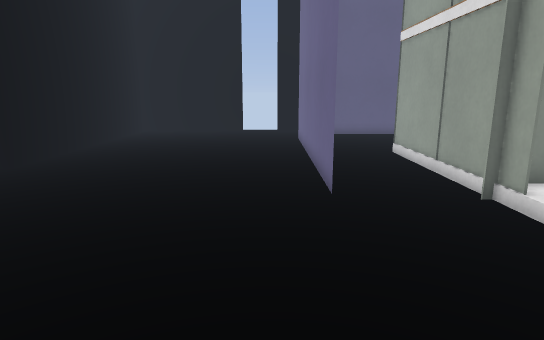
View 1 (above)

22 first-person views from a walk through a level from a Godot 3-D game. The camera is 1.2 m above the floor, tilts 12° down and sees 75° across. Doors that lead somewhere are drawn open, without their leaves. The floor is counted in squares, 0.5 m on a side. Each view is taken from the middle of a square. On the plan, view 1 faces up. The plan holds only what a view shows up to about 20 squares ahead; the rest is blank. The place goes on beyond the plan. Some surface patterns are stand-ins.

View 2
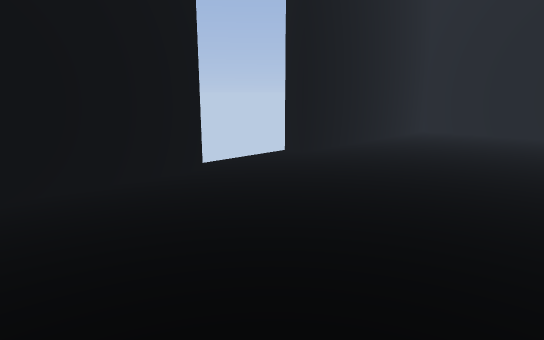

View 3
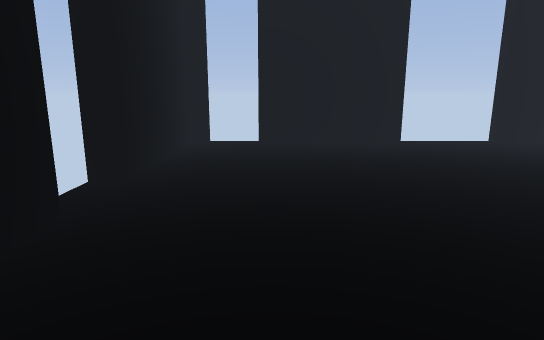

View 4
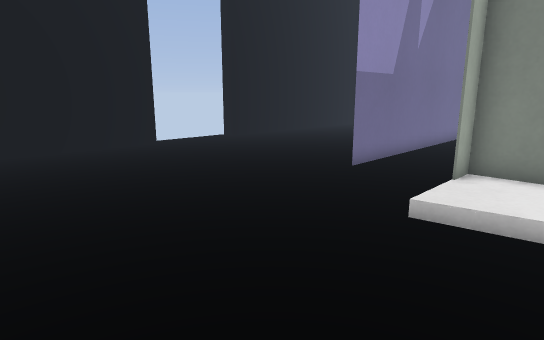

View 5
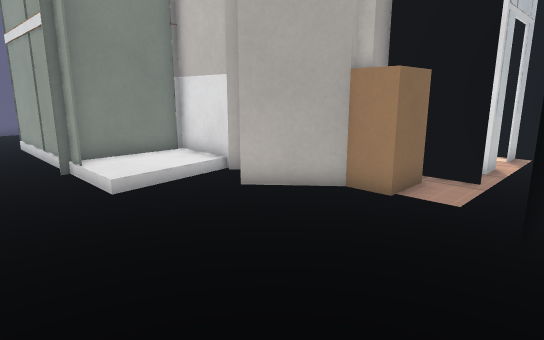

View 6
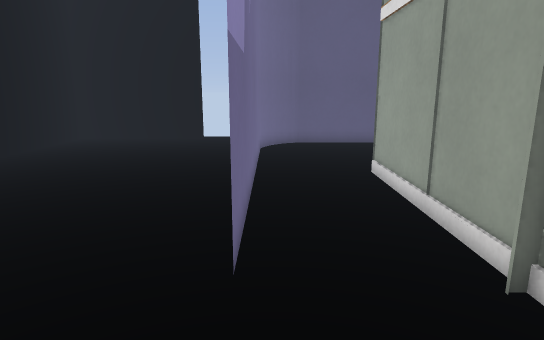

View 7
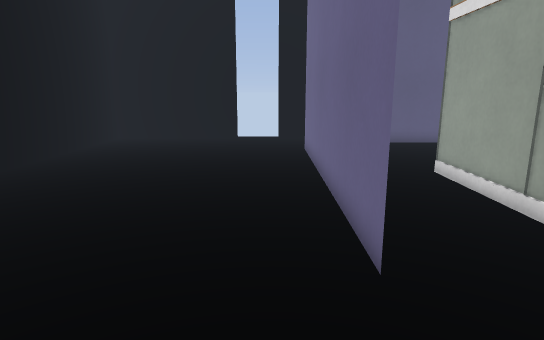

View 8
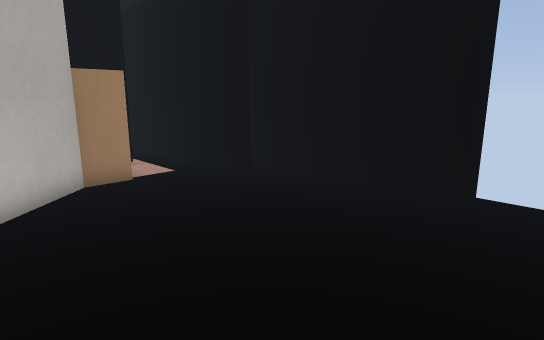

View 9
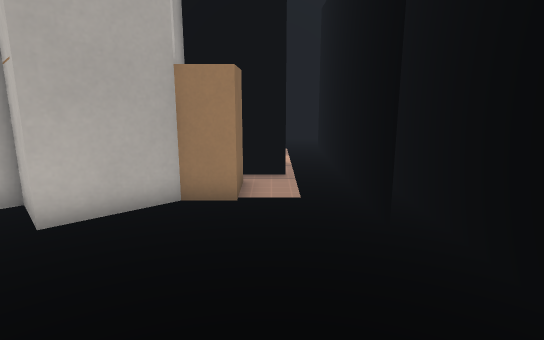

View 10
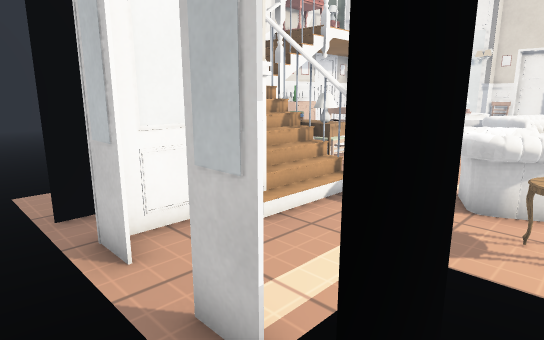

View 11
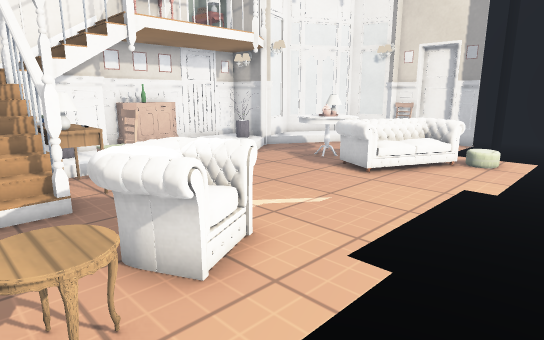

View 12
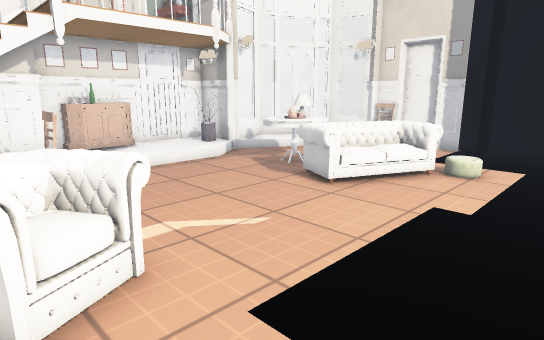

View 13
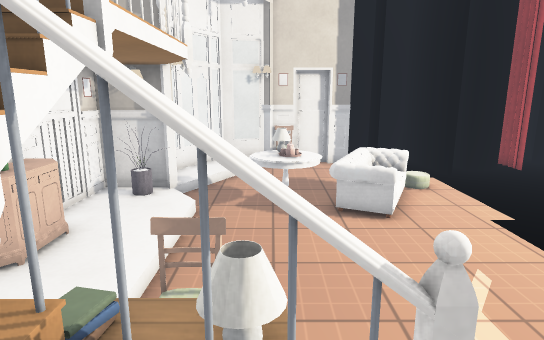

View 14
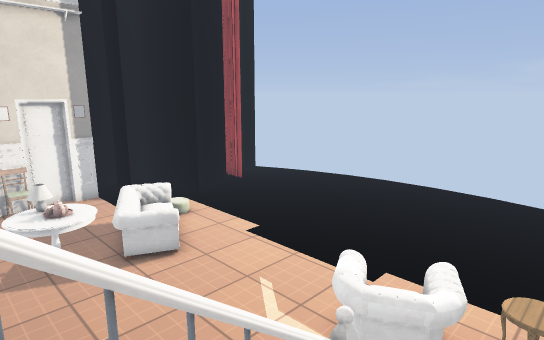

View 15
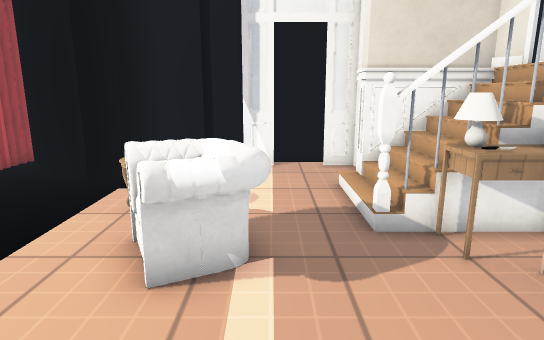

View 16
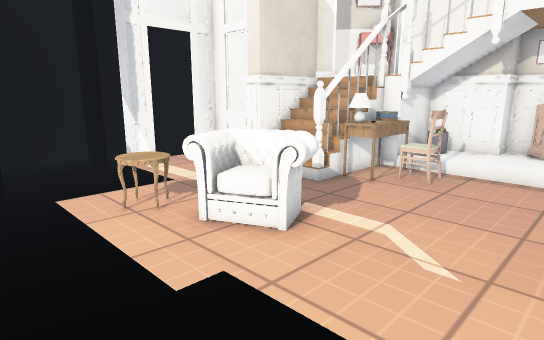

View 17
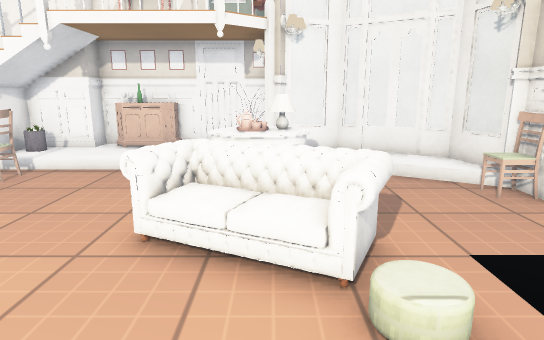

View 18
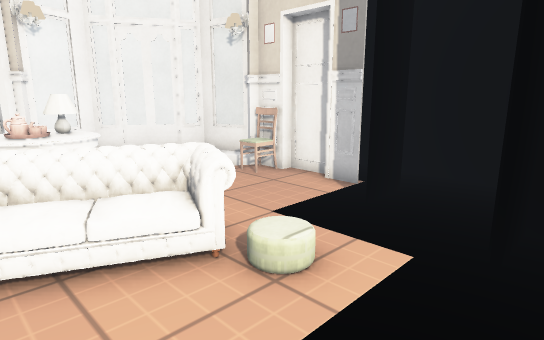

View 19
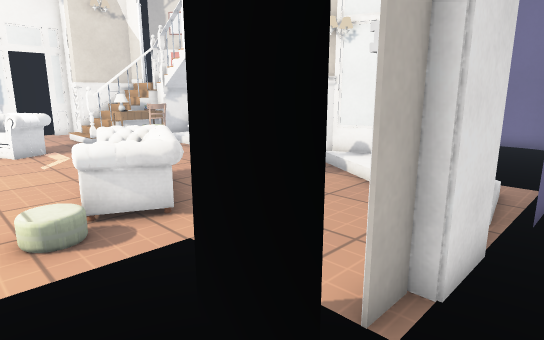

View 20
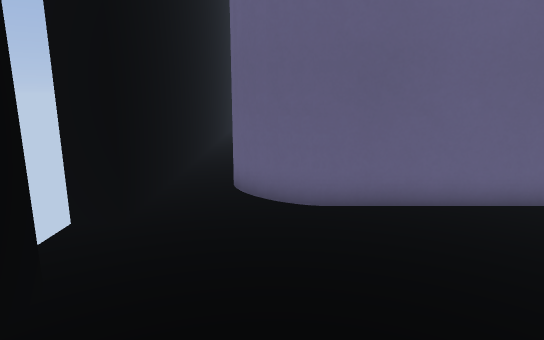

View 21
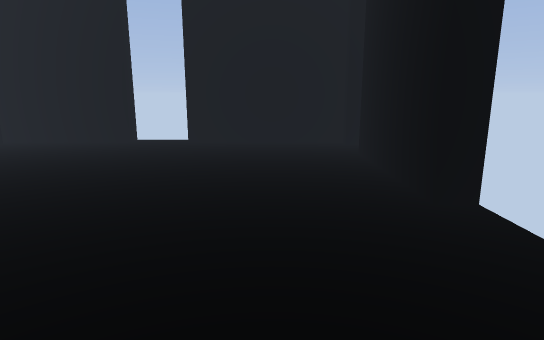

View 22
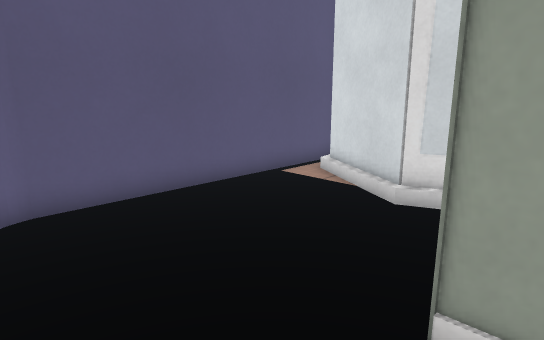

### Floor plan
Key: @ floor where view 1 was taken; # wall or solid block; x gap in a wall; . main floor; : floor 0.25 m higher than the main floor; / step, stairs or slope; D open door; v drop or lower ground; S sofa; L lamp; T table; P picture; R dresser; C chair; A armchair; B books; N plant; O other object.
Columns run from 9 left of view 1 to 23 right of it. Each row starts with its distance up from view 1.
 25        # #
 24 ########.#######################
 23 #......................   .....#
 22 #..........############.###....#
 21 #..........#........#####.#x#..##
 20 #.........##........#:/.....#..##
 19 #.........#........##:/........#.
 18 #.........#........#:/...........
 17 #.........#........#:......S.....
 16 #.........#........#/..LT.vOO....
 15 #.........#...#  ###/.TLTTOO.....
 14 #.........#...#  #:N/.TTTvOO.....
 13 #.........#...#  #:::....SSS.....
 12 #.........#...#  #:::............
 11  .........#...#  PR::............
 10 ..........#...#  PR::............
  9 ..........#...#  P#::............
  8 ..............#####::............
  7 ............../:::#//#C....OA....
  6 #............./:::#N/#BL..A .....
  5 #.............////#  ##L#.vAA....
  4 #.................#  ////....O...
  3 #.................#  ////........
  2 #.................######/........
  1 #..................## ##.......#.
  0 #........@.........##.##....#..##
 -1 #.....................###DDx#..#
 -2 ...............................#
 -3 #................###########...#
 -4 #########...#######        #####
 -5         #   #

Where each view was taken, in squares from view 1:
view 1: 0 up, 0 right, facing up
view 2: 0 up, 1 right, facing up-left
view 3: 0 up, 9 right, facing left
view 4: 2 down, 8 right, facing up-left
view 5: 4 down, 2 right, facing up-right
view 6: 4 up, 2 right, facing up
view 7: 4 up, 0 right, facing up
view 8: 4 up, 0 right, facing down-right
view 9: 1 down, 2 right, facing right
view 10: 3 down, 20 right, facing up-left
view 11: 3 up, 23 right, facing up-left
view 12: 5 up, 23 right, facing up-left
view 13: 3 up, 14 right, facing up
view 14: 3 up, 12 right, facing up-right
view 15: 11 up, 17 right, facing down
view 16: 11 up, 23 right, facing down-left
view 17: 15 up, 23 right, facing left
view 18: 13 up, 23 right, facing up-left
view 19: 23 up, 21 right, facing down-left
view 20: 21 up, 6 left, facing right
view 21: 14 up, 5 left, facing down
view 22: 14 up, 2 right, facing up-right
